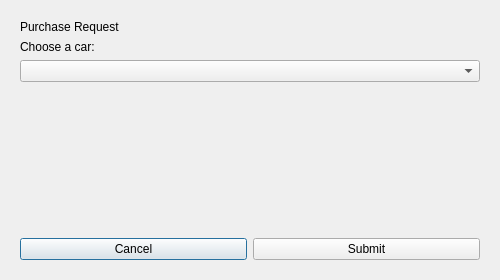
<?xml version="1.0" encoding="UTF-8"?>
<ui version="4.0">
 <class>PurchaseRequestForm</class>
 <widget class="QDialog" name="PurchaseRequestForm">
  <property name="geometry">
   <rect>
    <x>0</x>
    <y>0</y>
    <width>500</width>
    <height>280</height>
   </rect>
  </property>
  <property name="windowTitle">
   <string>Purchase Request</string>
  </property>
  <layout class="QVBoxLayout" name="verticalLayout">
   <property name="leftMargin">
    <number>20</number>
   </property>
   <property name="topMargin">
    <number>20</number>
   </property>
   <property name="rightMargin">
    <number>20</number>
   </property>
   <property name="bottomMargin">
    <number>20</number>
   </property>
   <item>
    <widget class="QLabel" name="labelHeader">
     <property name="text">
      <string>Purchase Request</string>
     </property>
    </widget>
   </item>
   <item>
    <widget class="QLabel" name="labelCar">
     <property name="text">
      <string>Choose a car:</string>
     </property>
    </widget>
   </item>
   <item>
    <widget class="QComboBox" name="carCombo"/>
   </item>
   <item>
    <spacer name="verticalSpacer">
     <property name="orientation">
      <enum>Qt::Vertical</enum>
     </property>
     <property name="sizeHint" stdset="0">
      <size>
       <width>20</width>
       <height>40</height>
      </size>
     </property>
    </spacer>
   </item>
   <item>
    <layout class="QHBoxLayout" name="buttonRow">
     <item>
      <widget class="QPushButton" name="cancelButton">
       <property name="text">
        <string>Cancel</string>
       </property>
      </widget>
     </item>
     <item>
      <widget class="QPushButton" name="submitButton">
       <property name="text">
        <string>Submit</string>
       </property>
      </widget>
     </item>
    </layout>
   </item>
  </layout>
 </widget>
 <resources/>
 <connections/>
</ui>
